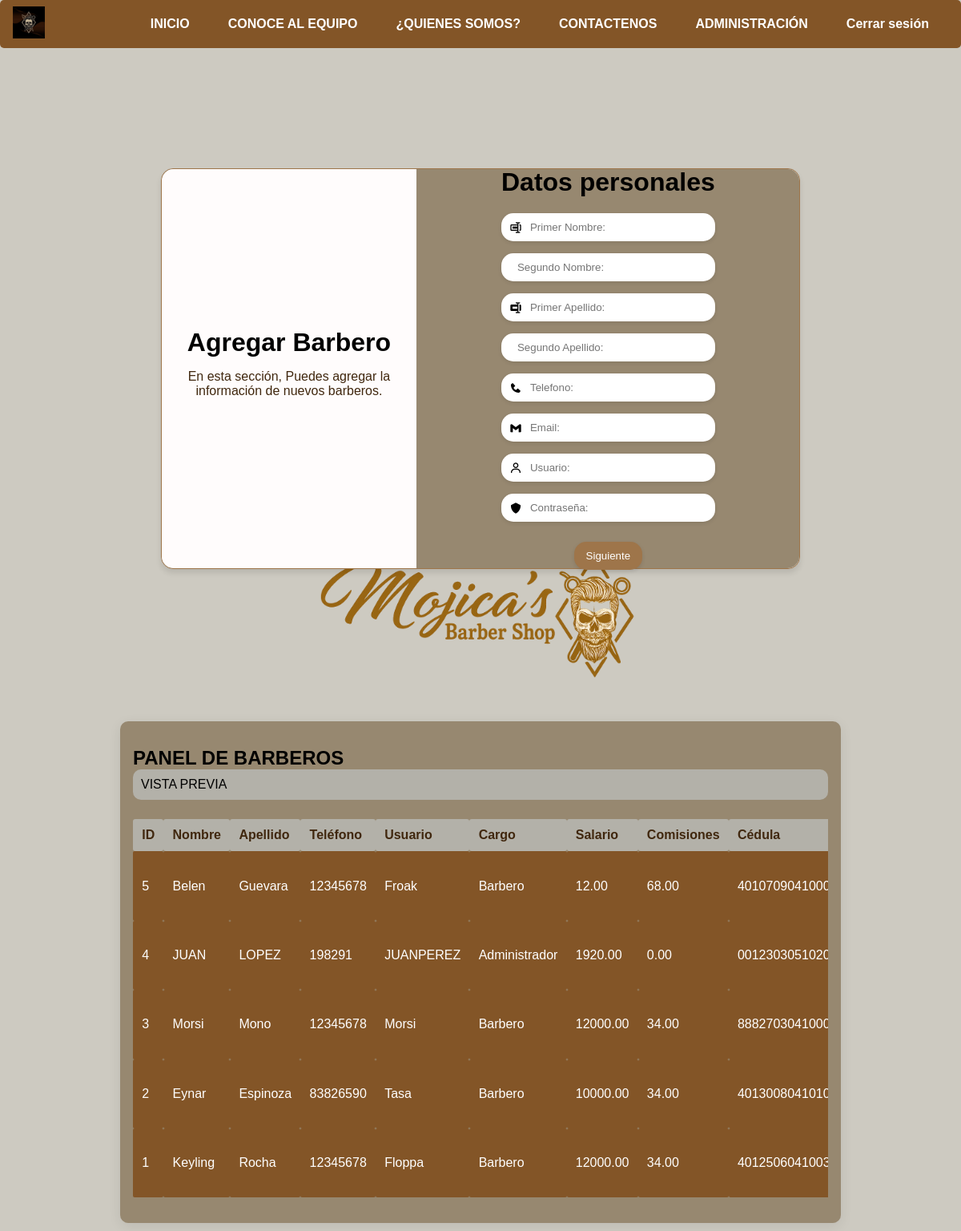
/AdBarbero/ (signed in), run on an earlier commit of the app's database.
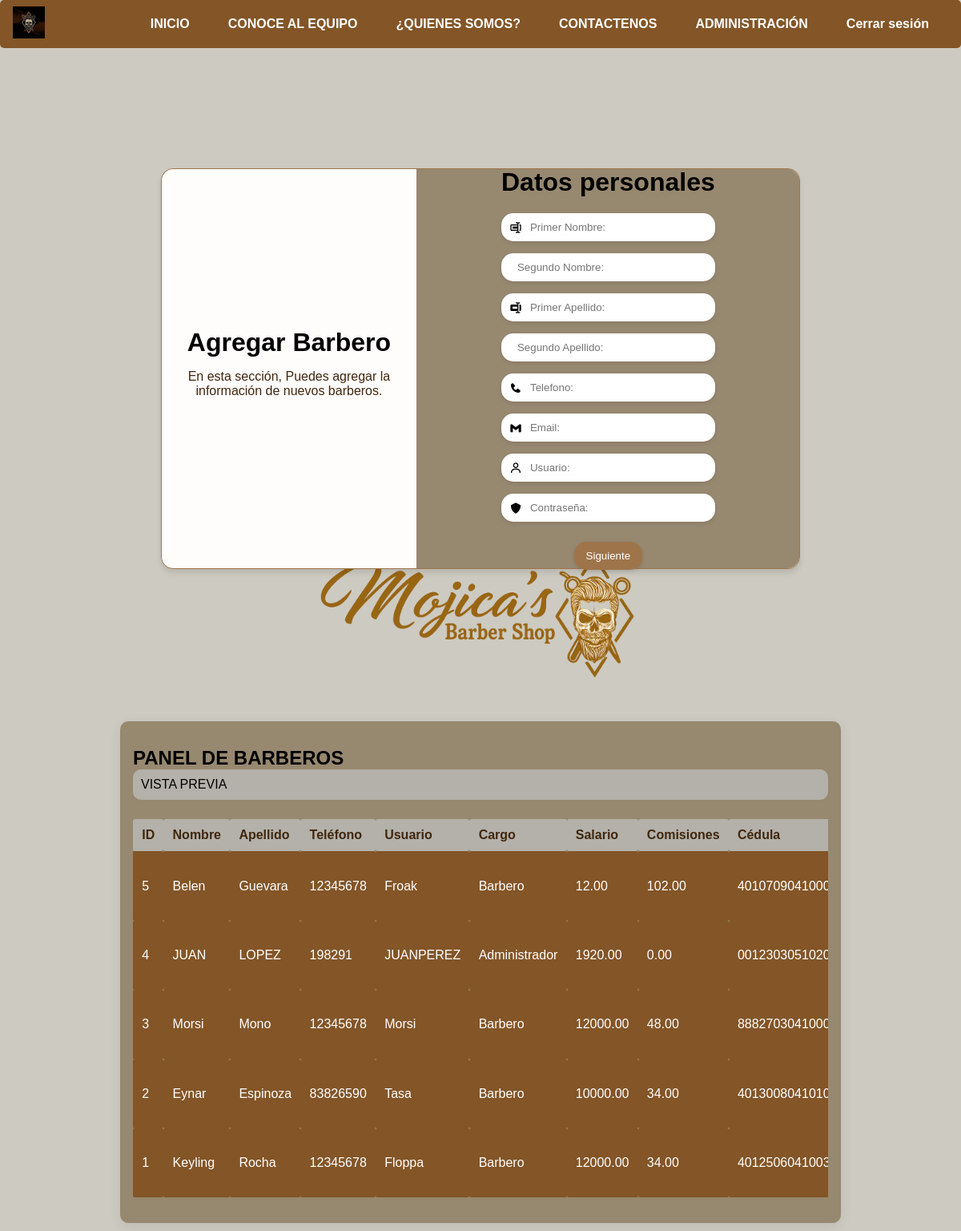
And on a later commit of the database.
### Apps/aplicacion/models.py (models this page shows, shortened)
class Barbero(models.Model):
    Direccion = models.TextField()
    cedula = models.CharField(max_length=14,blank=False)
    Estado = models.BooleanField(default=True)
    Comisiones = models.DecimalField(max_digits=10, decimal_places=2)
    Empleado = models.ForeignKey(Empleado, on_delete=models.CASCADE, related_name='barberos')

class Empleado(models.Model):
    persona = models.ForeignKey(Persona, on_delete=models.CASCADE, related_name='empleados')
    Salario = models.DecimalField(max_digits=10, decimal_places=2)
    fecha_contratacion = models.DateField(default=timezone.now)

class Persona(AbstractUser):
    nombre1 = models.CharField(max_length=15, blank=False)
    nombre2 = models.CharField(max_length=15, blank=True)
    apellidoP = models.CharField(max_length=15, blank=False)
    apellidoM = models.CharField(max_length=15, blank=True)
    telefono = models.CharField(max_length=15, blank=False)
    rol = models.ForeignKey(Rol, on_delete=models.SET_NULL, null=True, blank=True)

class Rol(models.Model):
    nombre = models.CharField(max_length=30, unique=True)
    descripcion = models.TextField(blank=True)

### Apps/aplicacion/views.py (the view)
        def _wrapped_view(request, *args, **kwargs):
            persona = Persona.objects.filter(id=request.user.pk).first()
            if request.user.is_superuser:
                return view_func(request, *args, **kwargs)
            if persona:
                rol_usuario = persona.rol.nombre.lower()
                if rol_usuario in [r.lower() for r in roles_permitidos]:
                    return view_func(request, *args, **kwargs)
            return redirect('login')  # O a donde prefieras

### Apps/aplicacion/views.py (called while the page is built, shortened)
def rol_requerido(roles_permitidos):
    def decorator(view_func):
        def _wrapped_view(request, *args, **kwargs):
            persona = Persona.objects.filter(id=request.user.pk).first()
            if request.user.is_superuser:
                return view_func(request, *args, **kwargs)
            if persona:
                rol_usuario = persona.rol.nombre.lower()
                if rol_usuario in [r.lower() for r in roles_permitidos]:
                    return view_func(request, *args, **kwargs)
            return redirect('login')  # O a donde prefieras
        return _wrapped_view
    return decorator

@rol_requerido(['Administrador'])
def AdminBarbero(request):
    barberos = Barbero.objects.select_related('Empleado__persona').filter(Estado=True).order_by('-id')[:10]
    roles = Rol.objects.all()
    return render(request, 'admin_barbero.html', {
        'barberos': barberos,
        'roles': roles,
    })

### Apps/aplicacion/Templates/admin_barbero.html (shortened to what this page needs)
{% extends "Layout2.html" %}
{% load static %}
{% block head %}
<link rel="stylesheet" href="{% static 'css/Style2.css' %}">
<link rel="stylesheet" href="{% static 'css/AdBarbero.css' %}">
<link href='https://unpkg.com/boxicons@2.1.4/css/boxicons.min.css' rel='stylesheet'>
{% endblock %}
{% block content %}
<div class="container">
    <div class="container-form Empleado">
        <div class="information">
            <div class="info-child">
                <h1>Agregar Barbero</h1>
                <p>En esta sección, Puedes agregar la información de nuevos barberos.</p>
            </div>
        </div>
        <div class="form-information">
            <div class="form-information-child">
                <h2>Datos personales</h2>
                <form action="" method="POST" class="form">
                    <label>
                        <i class='bx bx-rename'></i>
                        <input type="text" name="primer_nombre" placeholder="Primer Nombre:" required maxlength="15">
                    </label>
                    <label>
                        <input type="text" name="segundo_nombre" placeholder="Segundo Nombre:" maxlength="15">
                    </label>
                    <label>
                        <i class='bx bxs-rename'></i>
                        <input type="text" name="primer_Apellido" placeholder="Primer Apellido:" required maxlength="15">
                    </label>
                    <label>
                        <input type="text" name="segundo_Apellido" placeholder="Segundo Apellido:" maxlength="15">
                    </label>
                    <label>
                        <i class='bx bxs-phone'></i>
                        <input type="text" name="telefono" placeholder="Telefono:" required maxlength="8">
                    </label>
                    <label>
                        <i class='bx bxl-gmail'></i>
                        <input type="email" name="email" placeholder="Email:" required maxlength="60">
                    </label>
                    <label>
                        <i class='bx bx-user'></i>
                        <input type="text" name="usuario" placeholder="Usuario:" required maxlength="15">
                    </label>
                    <label>
                        <i class='bx bxs-shield'></i>
                        <input type="password" name="password" placeholder="Contraseña:" required maxlength="50">
                    </label>
                    <input type="button" value="Siguiente" id="Sig_empleado">
                </form>
            </div>
        </div>
    </div>
</div>
<div class="panel-barberos">
    <h2>PANEL DE BARBEROS</h2>
    <div class="preview">VISTA PREVIA</div>
    <div class="table-section">
        <table>
            <thead>
                <tr>
                    <th>ID</th>
                    <th>Nombre</th>
                    <th>Apellido</th>
                    <th>Teléfono</th>
                    <th>Usuario</th>
                    <th>Cargo</th>
                    <th>Salario</th>
                    <th>Comisiones</th>
                    <th>Cédula</th>
                </tr>
            </thead>
            <tbody>
                {% for barbero in barberos %}
                <tr>
                    <td>{{ barbero.id }}</td>
                    <td>{{ barbero.Empleado.persona.nombre1 }}</td>
                    <td>{{ barbero.Empleado.persona.apellidoP }}</td>
                    <td>{{ barbero.Empleado.persona.telefono }}</td>
                    <td>{{ barbero.Empleado.persona.username }}</td>
                    <td>{{ barbero.Empleado.persona.rol.nombre }}</td>
                    <td>{{ barbero.Empleado.Salario }}</td>
                    <td>{{ barbero.Comisiones}}</td>
                    <td>{{ barbero.cedula }}</td>
                </tr>
                {% endfor %}
            </tbody>
        </table>
    </div>
</div>
{% endblock %}

What changed in the data, as far as the page shows it:
changed Barbero "Belen": Comisiones "68.00" → "102.00"
changed Barbero "Morsi": Comisiones "34.00" → "48.00"
